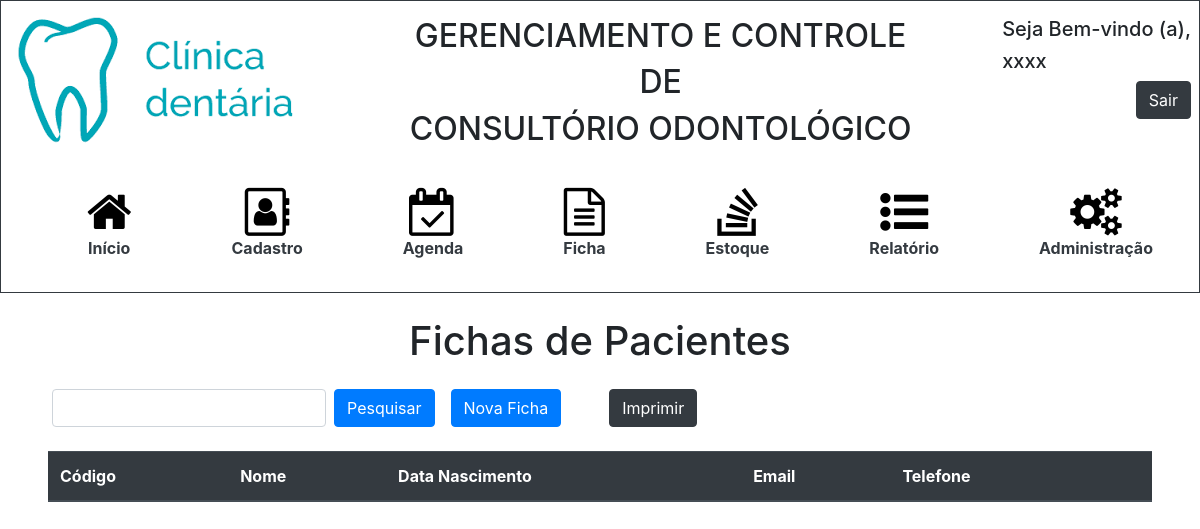
The app's page /ficha.php, older data.
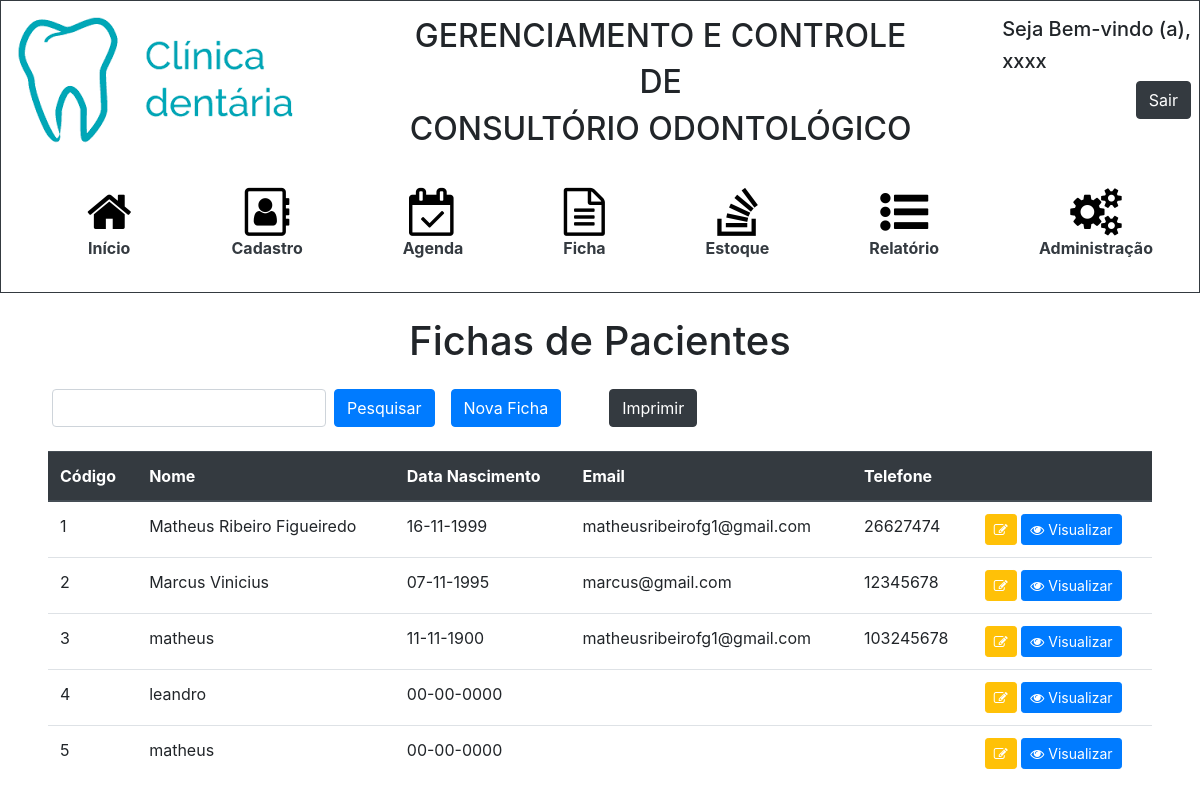
The same page, newer data.
### tables this page shows
CREATE TABLE `pessoa` (
  `id_pessoa` int(11) NOT NULL,
  `cpf` varchar(15) NOT NULL,
  `rg` varchar(15) NOT NULL,
  `nome` varchar(100) NOT NULL,
  `orcamento` varchar(3) DEFAULT NULL,
  `telefone` varchar(15) DEFAULT NULL,
  `celular` varchar(15) NOT NULL,
  `email` varchar(50) DEFAULT NULL,
  `cep` varchar(15) NOT NULL,
  `endereco` varchar(100) NOT NULL,
  `complemento` varchar(100) DEFAULT NULL,
  `bairro` varchar(50) NOT NULL,
  `nascimento` date NOT NULL,
  `cidade` varchar(30) NOT NULL,
  `uf` varchar(5) DEFAULT NULL,
  `situacaoficha` varchar(20) DEFAULT NULL,
  `doencabase` varchar(255) DEFAULT NULL,
  `alergia` varchar(255) DEFAULT NULL,
  `medicamentos` varchar(255) DEFAULT NULL,
  `cirurgia` varchar(255) DEFAULT NULL,
  `internacoes` varchar(255) DEFAULT NULL,
  `pa` varchar(255) DEFAULT NULL,
  `queixaprinc` varchar(255) DEFAULT NULL
);

### ficha.php (the view, shortened to what this page needs)
<!DOCTYPE html>
<html>
	<head>
		<link rel="stylesheet" href="https://stackpath.bootstrapcdn.com/bootstrap/4.3.1/css/bootstrap.min.css">
		<link rel="stylesheet" href="https://cdnjs.cloudflare.com/ajax/libs/font-awesome/4.7.0/css/font-awesome.min.css">
		<link rel="stylesheet" type="text/css" href="styleHeader.css">
	</head>
	<body>
		<?php include 'header.php'?>
        <h1 class = "text-center mb-4">Fichas de Pacientes</h1>
		<div class = "pl-5 pr-5">
            <div class = "d-inline-flex">
                <form class="form-inline">
                        <input class="form-control mr-2 ml-1" type="search" name = "nome">
                        <button class="btn btn-primary btn-md mr-3" type="submit">Pesquisar</button>
                </form>
                <button type="button" class="btn btn-primary btn-md" data-toggle="modal" data-target="#modal1">Nova Ficha</button>
                <input type="button" class ="btn btn-dark ml-5" onclick="window.print();" value="Imprimir">
            </div>
            <div class = "overflow-auto" style = "max-height: 550px">
                <table class="table w-100 mt-4">
                    <thead class="thead-dark">
                        <tr>
                            <th scope="col">Código</th>
                            <th scope="col">Nome </th>
                            <th scope="col">Data Nascimento</th>
                            <th scope="col">Email</th>
                            <th scope="col">Telefone</th>
                            <th scope = "col"></th>
                        </tr>
                    </thead>
                    <tbody>
                        <?php
                            include_once 'conexao.php';
                            $sql = "SELECT * FROM pessoa";
                            $busca = mysqli_query($con, $sql);
                            while($array = mysqli_fetch_array($busca)){
                                $idPessoa = $array['id_pessoa'];
                                $nome = $array['nome'];
                                $telefone = $array['telefone'];
                                $email = $array['email'];
                                $nascimento = $array['nascimento'];
                                $dtNasci = explode('-', $nascimento);
                                $dtNascimento = $dtNasci[2] . "-" . $dtNasci[1]. "-" . $dtNasci[0];
                        ?>
                            <tr>
                                <td><?php echo $idPessoa?></td>
                                <td><?php echo $nome?></td>
                                <td><?php echo $dtNascimento?></td>
                                <td><?php echo $email?></td>
                                <td><?php echo $telefone?></td>
                                <td>
                                    <a class="btn btn-warning btn-sm"  style="color:#fff" href="editarFicha.php?id=<?php echo $idPessoa?>" role="button"><i class="fa fa-pencil-square-o" aria-hidden="true"></i></a>
                                    <a class="btn btn-primary btn-sm"  style="color:#fff" href="#" onclick="visualizar(<?php echo $array['id_pessoa'];?>)" role="button"><i class="fa fa-eye" aria-hidden="true"></i>  Visualizar</i></a>
                                </td>
                            </tr>
                        <?php } ?>
                    </tbody>
                </table>
            </div>
        </div>
	</body>
</html>

### header.php (shortened to what this page needs)
<header class="bg-white border border-dark pb-2 mb-4">
	<div id="menu"class="d-flex justify-content-between">
		<div class="d-inline-flex bd-highlight">
			<div>
				<img src="img/logo.png">
			</div>
		</div>
			<div class="d-flex flex-column bd-highlight mt-3">
				<div class="d-flex justify-content-center">
					<h2 class = "d-none d-xl-block">GERENCIAMENTO E CONTROLE</h2>
				</div>
				<div class="d-flex justify-content-center">
					<h2 class = "d-none d-xl-block">DE</h2>
				</div>
				<div class="d-flex justify-content-center mb-4">
					<h2 class = "d-none d-xl-block">CONSULTÓRIO ODONTOLÓGICO</h2>
				</div>
			</div>
		<div class="d-inline-flex bd-highlight mt-3 mr-2">
			<div>
				<h5>Seja Bem-vindo (a),</h5>
				<h5>xxxx</h5>
				<a href="login.php"><button type="button" class="btn btn-dark float-right">Sair</button></a>
			</div>
		</div>
	</div>
	<nav class="navbar navbar-expand-lg navbar-light">
		<div class="collapse navbar-collapse justify-content-around" id="navbarSupportedContent">
			<ul class="d-flex flex-column nav-item">
				<a class = "text-black" href="home.php"><div class="d-flex justify-content-center"> <i id = "home" class="fa fa-home fa-3x" aria-hidden="true"></i></div>
				<div class="d-flex justify-content-center text-dark">
					<b>Início</b>
				</div></a>
			</ul>
			<ul class="d-flex flex-column nav-item">
				<a class = "text-black" href="cadastro.php"><div class="d-flex justify-content-center"> <i id = "cadastro" class="fa fa-address-book-o fa-3x" aria-hidden="true"></i></div>
				<div class="d-flex justify-content-center text-dark">
					<b>Cadastro</b>
				</div></a>
			</ul>
			<ul class="d-flex flex-column nav-item">
				<a href="agenda.php"><div class="d-flex justify-content-center"><i id = "agenda"class="fa fa-calendar-check-o fa-3x" aria-hidden="true"></i></div>
				<div class="d-flex justify-content-center text-dark">
					<b>Agenda</b>
				</div></a>
			</ul>
			<ul class="d-flex flex-column nav-item">
				<a href="ficha.php"><div class="d-flex justify-content-center"> <i id = "ficha"class="fa fa-file-text-o fa-3x" aria-hidden="true"></i></div>
				<div class="d-flex justify-content-center text-dark">
					<b>Ficha</b>
				</div></a>
			</ul>
			<ul class="d-flex flex-column nav-item">
				<a href="estoque.php ?>"><div class="d-flex justify-content-center"><i id = "estoque"class="fa fa-stack-overflow fa-3x" aria-hidden="true"></i></div>
				<div class="d-flex justify-content-center text-dark">
					<b>Estoque</b>
				</div></a>
			</ul>
			<ul class="d-flex flex-column nav-item">
				<a href="relatorio.php"><div class="d-flex justify-content-center"> <i id = "relatorio" class="fa fa-list-ul fa-3x" aria-hidden="true"></i></div>
				<div class="d-flex justify-content-center text-dark">
					<b>Relatório</b>
				</div></a>
			</ul>
			<ul class="d-flex flex-column nav-item">
				<a href="adm.php"><div class="d-flex justify-content-center"> <i id = "adm" class="fa fa-gears fa-3x" aria-hidden="true"></i></div>
				<div class="d-flex justify-content-center text-dark">
					<b>Administração</b>
				</div></a>
			</ul>
		</div>
	</nav>
</header>

### styleHeader.css (style rules this page uses)
#home, #cadastro, #agenda, #ficha, #estoque, #relatorio, #adm { color:black; }

Row changes from the older to the newer data that the page shows:
added pessoa: id_pessoa "1", nome "Matheus Ribeiro Figueiredo", nascimento "16-11-1999", email "matheusribeirofg1@gmail.com", telefone "26627474"
added pessoa: id_pessoa "2", nome "Marcus Vinicius", nascimento "07-11-1995", email "marcus@gmail.com", telefone "12345678"
added pessoa: id_pessoa "3", nome "matheus", nascimento "11-11-1900", email "matheusribeirofg1@gmail.com", telefone "103245678"
added pessoa: id_pessoa "4", nome "leandro", nascimento "00-00-0000"
added pessoa: id_pessoa "5", nome "matheus", nascimento "00-00-0000"
